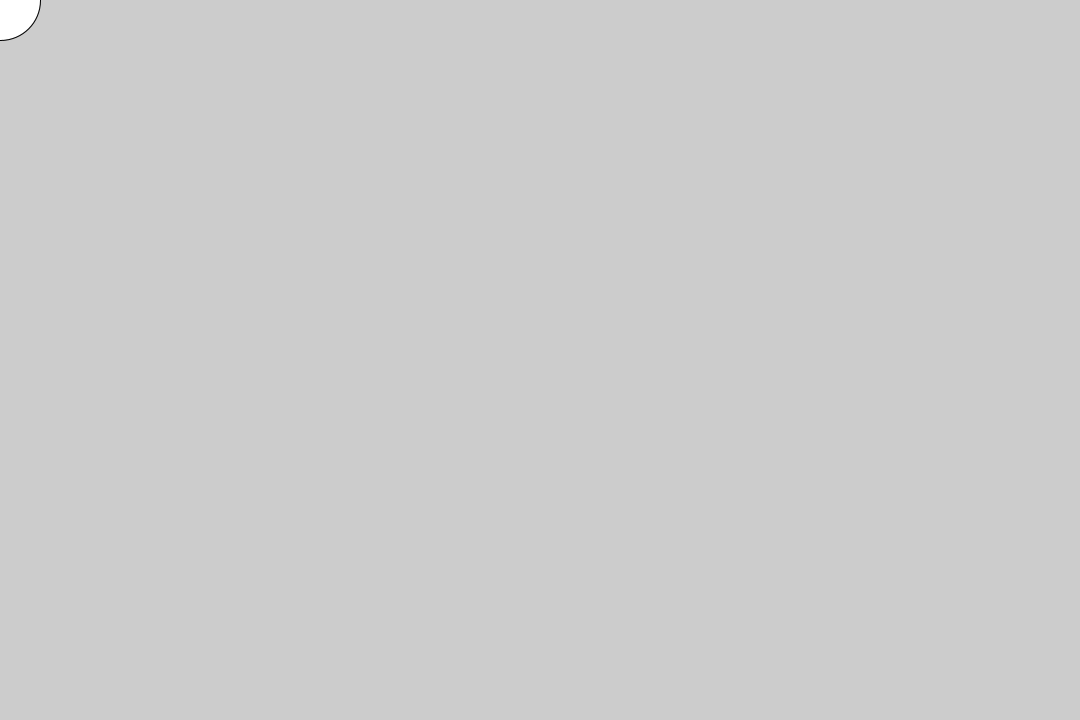
Frame 1 (no input)
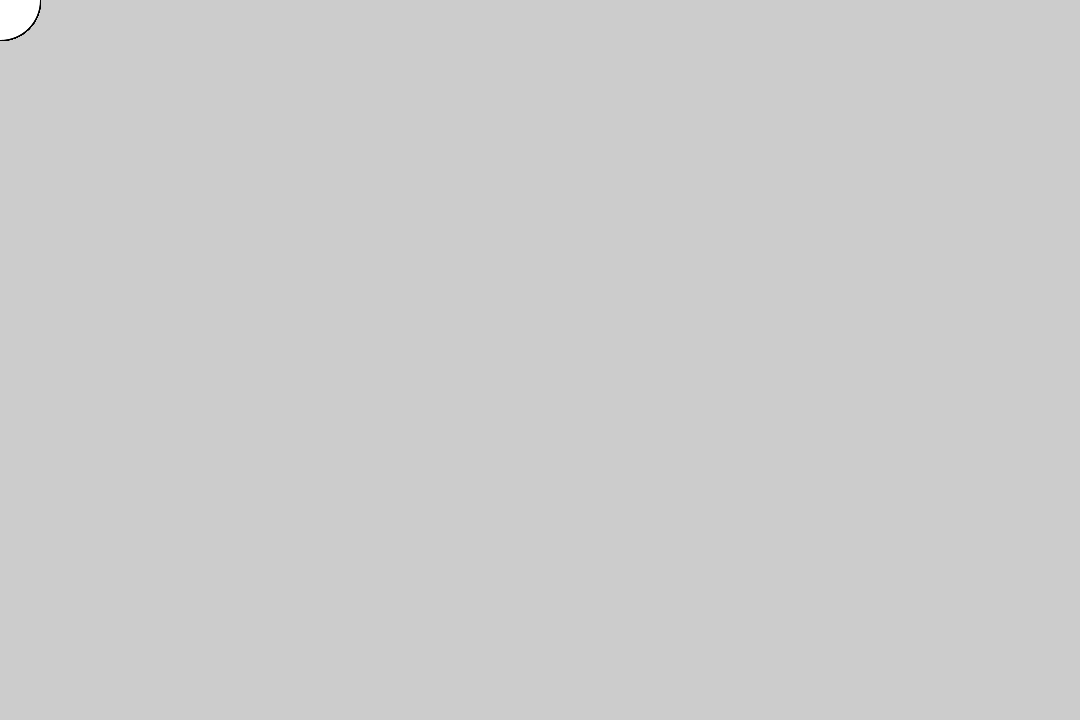
Frame 60 (the mouse pressed at the canvas centre just before this capture)
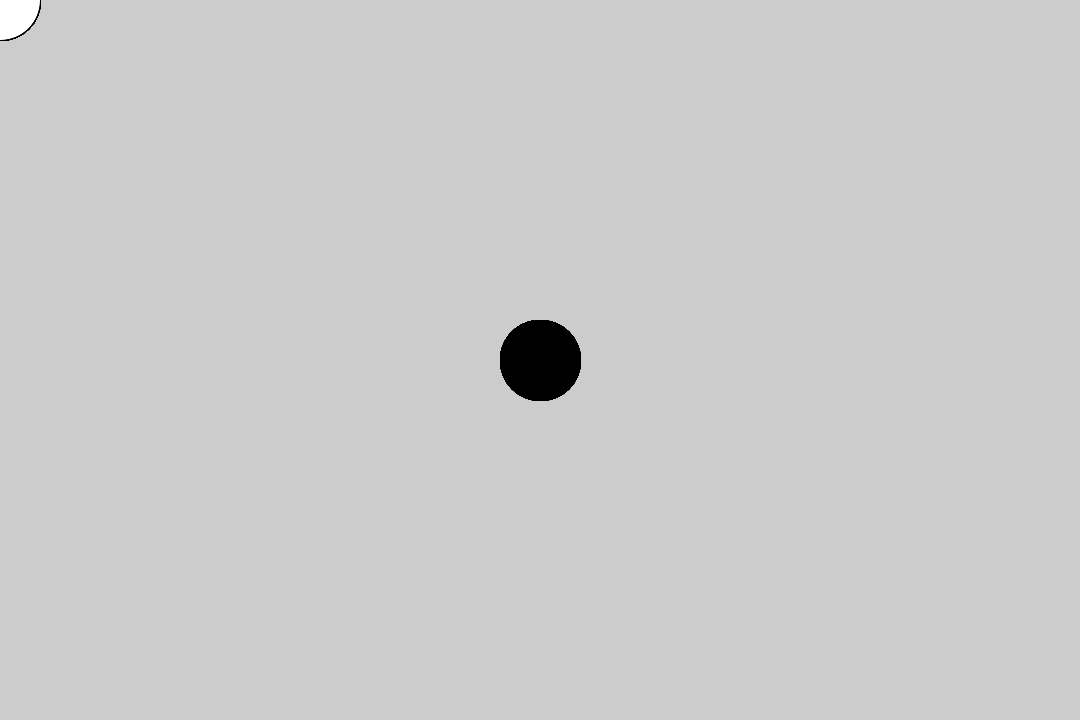
Frame 120 (the mouse held since frame 60 and released just before this capture)

The Processing sketch that drew these frames (run headless with seeded random() and noise(); from frame 60 on, the mouse is pressed at the canvas centre):

// Processing sketch: Circle_draw
// ── Circle_draw.pde
void setup() {
  size(1080, 720);
}

void draw() {
  if (mousePressed) {
    fill(0);
  } else {
    fill(255);
  }
  ellipse(mouseX, mouseY, 80, 80);
}
